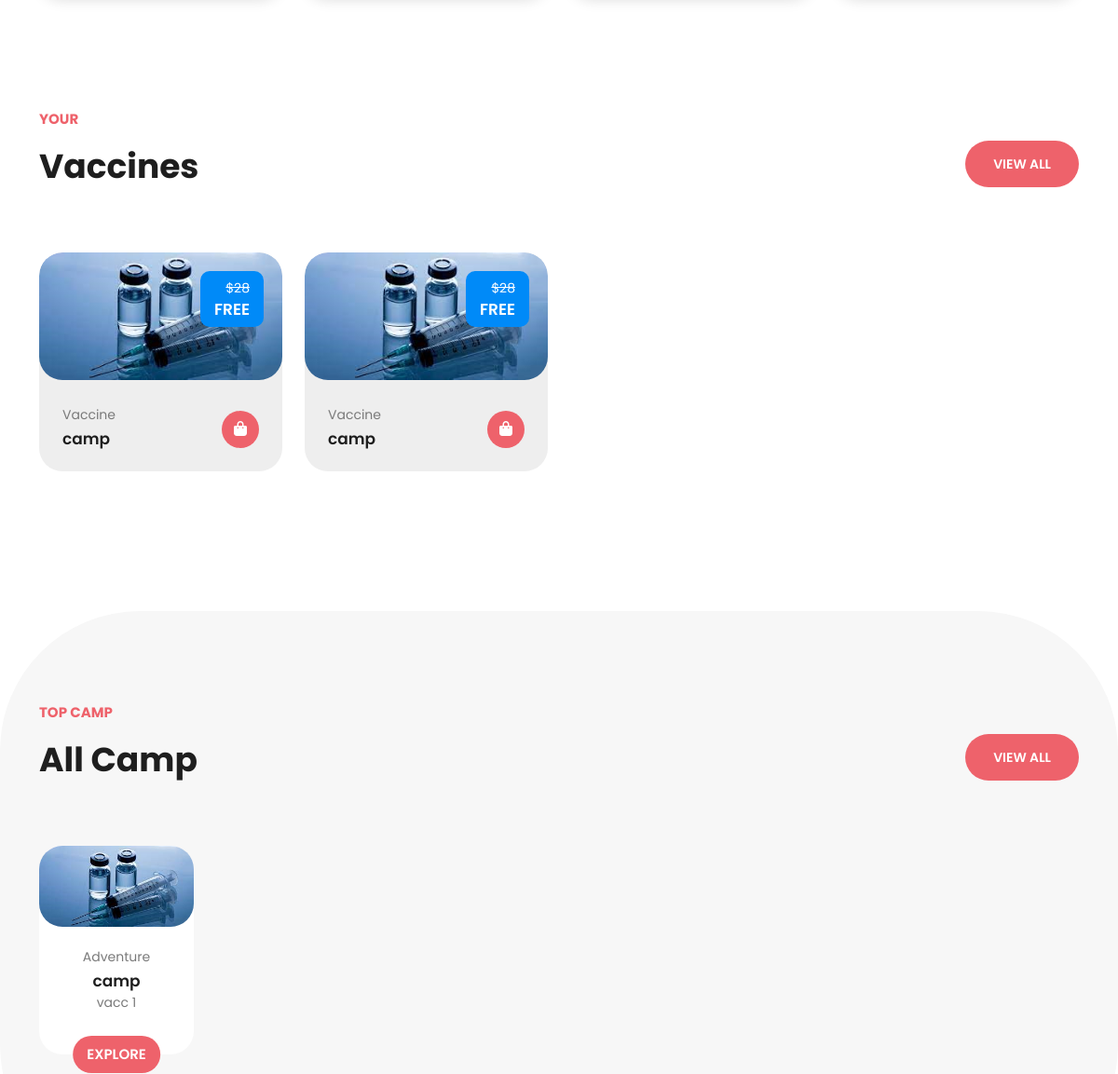
Before: / (middle part) with the older database file.
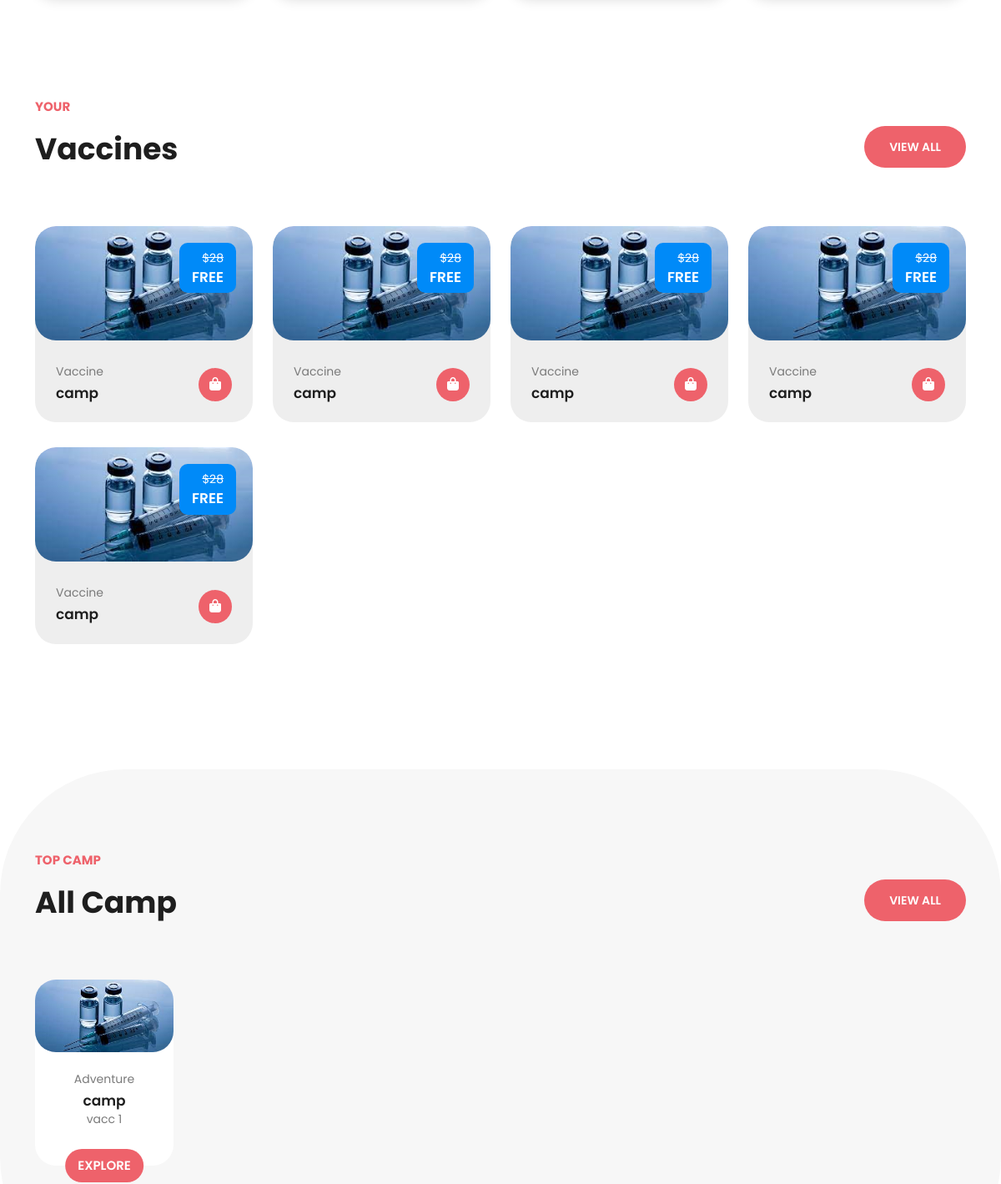
After: the same page with the newer database file.
### campaign/models.py (models this page shows, shortened)
class DoseBooking(models.Model):
    patient = models.ForeignKey(UserProfile, on_delete=models.CASCADE)
    campaign = models.ForeignKey(Campaign, on_delete=models.CASCADE)
    first_dose_date = models.DateField(null=True, blank=True)
    second_dose_date = models.DateField(null=True, blank=True)
    third_dose_date = models.DateField(null=True, blank=True)
    fourth_dose_date = models.DateField(null=True, blank=True)

class Campaign(models.Model):
    campaign_name = models.CharField(max_length=20, blank=True, null = True)
    doctor = models.ForeignKey(UserProfile, on_delete=models.CASCADE)
    vaccines = models.ForeignKey(Vaccine, on_delete=models.CASCADE)
    start_date = models.DateField(default=timezone.now)
    campaign_description = models.TextField(blank=True, max_length=100, null=True)
    def __str__(self) -> str:
        return self.campaign_name

### vaccine/models.py (models this page shows)
class Vaccine(models.Model):
    name = models.CharField(max_length=100)
    description = models.TextField()
    image = models.ImageField(upload_to='static/img', null=True, blank=True)
    def __str__(self):
        return self.name

### core/views.py (the view)
# urls.py: path('', views.home, name='home'),
def home(request):
    all_campaigns = Campaign.objects.all()
    all_dose = DoseBooking.objects.all()
    return render(request, 'home.html', {'campaigns':all_campaigns, 'all_dose':all_dose})

### templates/home.html (shortened to what this page needs)
{% extends "base.html" %}
{% block content %}
  <div class="section trending">
    <div class="container">
      <div class="row">
        <div class="col-lg-6">
          <div class="section-heading">
            <h6>Your </h6>
            <h2>Vaccines</h2>
          </div>
        </div>
        <div class="col-lg-6">
          <div class="main-button">
            <a href="shop.html">View All</a>
          </div>
        </div>
        {% for dose in all_dose %}
        <div class="col-lg-3 col-md-6">
          <div class="item">
            <div class="thumb">
              <a href="product-details.html"><img src="/{{ dose.campaign.vaccines.image }}" alt=""></a>
              <span class="price"><em>$28</em>Free</span>
            </div>
            <div class="down-content">
              <span class="category">Vaccine</span>
              <h4>{{ dose.campaign }}</h4>
              <a href="{% url 'dose_detail' dose.id %}"><i class="fa fa-shopping-bag"></i></a>
            </div>
          </div>
        </div>
        {% endfor%}
      </div>
    </div>
  </div>
  <div class="section most-played">
    <div class="container">
      <div class="row">
        <div class="col-lg-6">
          <div class="section-heading">
            <h6>TOP Camp</h6>
            <h2>All Camp</h2>
          </div>
        </div>
        <div class="col-lg-6">
          <div class="main-button">
            <a href="shop.html">View All</a>
          </div>
        </div>
        {% for camp in campaigns %}
        <div class="col-lg-2 col-md-6 col-sm-6">
          <div class="item">
            <div class="thumb">
              <a href="product-details.html"><img src="{{ camp.vaccines.image }}" alt=""></a>
            </div>
            <div class="down-content">
              <span class="category">Adventure</span>
              <h4>{{ camp.campaign_name }}</h4>
              <span class="category">{{ camp.vaccines }}</span>
              <a href="{% url 'campaign_detail' camp.id %}">Explore</a>
            </div>
          </div>
        </div>
        {% endfor %}
      </div>
    </div>
  </div>
  {% endblock content %}

### templates/base.html (shortened to what this page needs)
{% load static %}
<!DOCTYPE html>
<html lang="en">
  <head>
    <link href="{% static 'vendor/bootstrap/css/bootstrap.min.css' %}" rel="stylesheet">
    <link rel="stylesheet" href="{% static 'assets/css/mycss.css' %}">
    <link rel="stylesheet" href="{% static 'assets/css/fontawesome.css' %}">
    <link rel="stylesheet" href="{% static 'assets/css/templatemo-lugx-gaming.css' %}">
    <link rel="stylesheet" href="{% static 'assets/css/owl.css' %}">
    <link rel="stylesheet" href="{% static 'assets/css/animate.css' %}">
    <link rel="stylesheet"href="https://unpkg.com/swiper@7/swiper-bundle.min.css"/>
  </head>
<body>
  {% block content %}{% endblock content %}
  </body>
</html>

### static/assets/css/templatemo-lugx-gaming.css (style rules this page uses)
html, body, div, span, applet, object, iframe, h1, h2, h3, h4, h5, h6, p, blockquote, div pre, a, abbr, acronym, address, big, cite, code, del, dfn, em, font, img, ins, kbd, q, s, samp, small, strike, strong, sub, sup, tt, var, b, u, i, center, dl, dt, dd, ol, ul, li, figure, header, nav, section, article, aside, footer, figcaption { margin: 0; padding: 0; border: 0; outline: 0; }
* { box-sizing: border-box; }
html, body { font-family: 'Poppins', sans-serif; -ms-text-size-adjust: 100%; -webkit-font-smoothing: antialiased; -moz-osx-font-smoothing: grayscale; }
a { text-decoration: none !important; }
h1, h2, h3, h4, h5, h6 { color: #1e1e1e; margin-top: 0px; margin-bottom: 0px; font-weight: 700; }
img { width: 100%; overflow: hidden; }
html, body { font-family: 'Poppins', sans-serif; }
.section { margin-top: 120px; }
.section-heading { margin-bottom: 70px; }
.section-heading h2 { font-size: 36px; font-weight: 700; text-transform: capitalize; margin-top: 20px; line-height: 44px; }
.section-heading h6 { color: #ee626b; font-size: 15px; text-transform: uppercase; font-weight: 700; }
.main-button a { display: inline-block; background-color: #ee626b; text-transform: uppercase; color: #fff; font-size: 14px; font-weight: 600; height: 50px; line-height: 50px; padding: 0px 30px; border-radius: 25px; transition: all .3s; }
.trending .main-button { margin-top: 32px; text-align: right; }
.trending .item { background-color: #eeeeee; position: relative; overflow: hidden; border-radius: 25px; margin-bottom: 30px; }
.trending .item .thumb { position: relative; border-radius: 25px; overflow: hidden; }
.trending .item span.price em { font-style: normal; font-weight: 400; font-size: 14px; text-decoration: line-through; display: block; }
.trending .item span.price { text-align: right; position: absolute; right: 20px; top: 20px; border-radius: 10px; background-color: #008af8; font-size: 17px; text-transform: uppercase; font-weight: 600; color: #fff; padding: 8px 15px 6px 15px; }
.trending .item .down-content { padding: 25px; }
.trending .item .down-content span.category { font-size: 14px; color: #7a7a7a; margin-bottom: 5px; display: inline-block; }
.trending .item .down-content h4 { font-size: 17px; font-weight: 600; transition: all .3s; }
.trending .item .down-content a { position: absolute; display: inline-block; text-align: center; line-height: 40px; width: 40px; height: 40px; background-color: #ee626b; color: #fff; border-radius: 50%; right: 25px; bottom: 25px; transition: all .3s; }
.most-played { background-color: #f7f7f7; padding: 100px 0px; border-radius: 150px; }
.most-played .main-button { margin-top: 32px; text-align: right; }
.most-played .item { background-color: #fff; position: relative; border-radius: 25px; text-align: center; margin-bottom: 40px; }
.most-played .item .thumb { position: relative; border-radius: 25px; overflow: hidden; }
.most-played .item .down-content { padding: 20px 15px 40px 15px; }
.most-played .item .down-content span.category { font-size: 14px; color: #7a7a7a; margin-bottom: 5px; display: inline-block; }
.most-played .item .down-content h4 { font-size: 17px; font-weight: 600; transition: all .3s; }
.most-played .item .down-content a { position: absolute; display: inline-block; text-align: center; line-height: 40px; height: 40px; padding: 0px 15px; background-color: #ee626b; color: #fff; border-radius: 20px; font-size: 15px; text-transform: uppercase; font-weight: 600; left: 50%; transform: translateX(-50%); bottom: -20px; transition: all .3s; }
body { overflow-x: hidden; }

Changed rows visible on the page:
added DoseBooking: campaign.vaccines.image (picture), campaign "camp"
added DoseBooking: campaign.vaccines.image (picture), campaign "camp"
added DoseBooking: campaign.vaccines.image (picture), campaign "camp"
